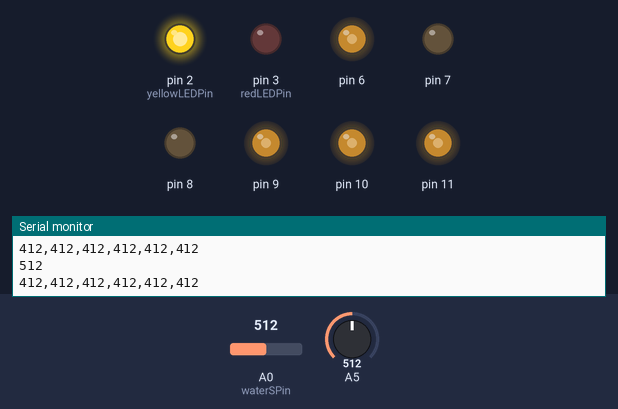
This sketch was run on a simulated Arduino Uno, built with avr-gcc and run on an emulated ATmega328P. Shown: output pins drawn as LEDs (lit = HIGH), the last lines printed to the serial monitor. The inputs (shaded band) are chosen by the test bench; at power-on: A5 = 512, A0 (waterSPin) = 512. Pins used as bus, display or sensor lines are not drawn.

Above: at 1.2 s.
1.3 s: A5 set to 118
At 2.5 s:
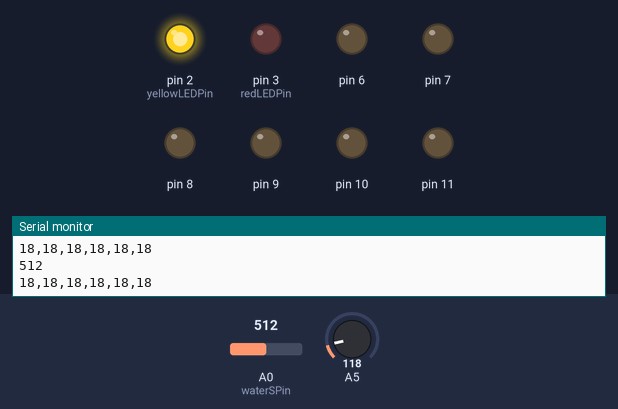
2.8 s: A5 set to 99
4.3 s: A0 (waterSPin) set to 572
5.8 s: A0 (waterSPin) set to 588
At 6.4 s:
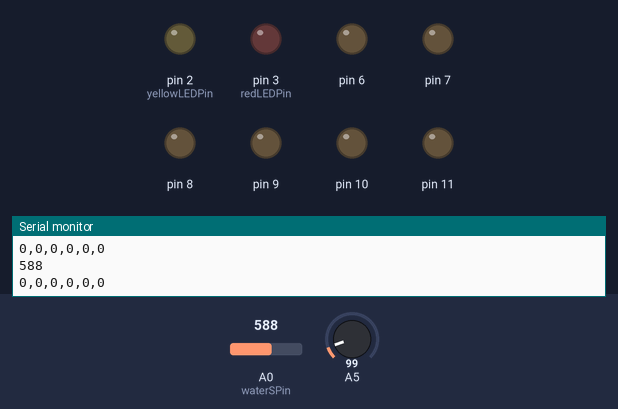
7.3 s: A5 set to 306
At 8.5 s:
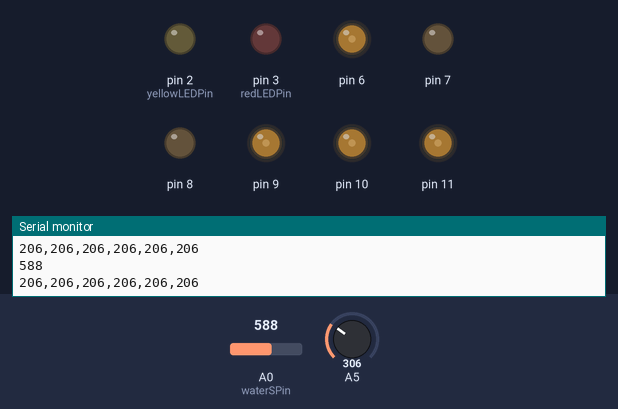
8.8 s: A0 (waterSPin) set to 511
At 10.0 s:
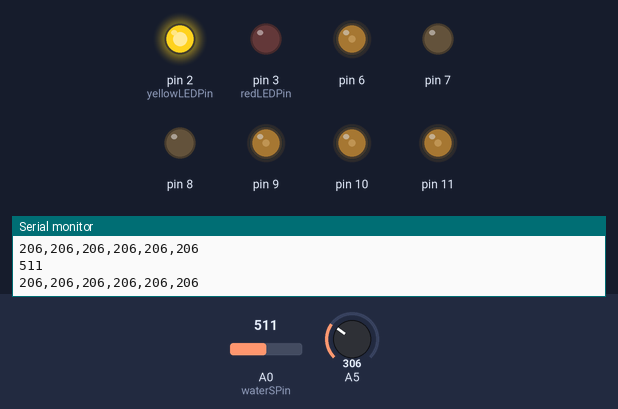
Timing chart, 0 to 11.3 s (numbered marks = the images above; inputs shaded):
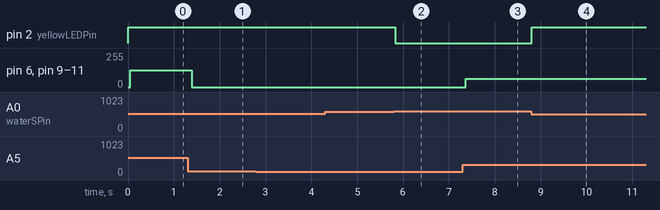

The sketch:

code.ino
```cpp
#include "AudioAnalyzer.h"

const short waterSPin = 0;
const short yellowLEDPin = 2;
const short redLEDPin = 3;

const int waterShort1 = 580;
const int waterShort2 = 480;

Analyzer Audio = Analyzer(4,5,5);
int freqVal[7];
int pumpsVal[6];


void setup() {

  Serial.begin(9600);
  Audio.Init();
  pinMode(2, OUTPUT);
  pinMode(3, OUTPUT);
  pinMode(4, OUTPUT);
  pinMode(5, OUTPUT);
  pinMode(6, OUTPUT);
  pinMode(7, OUTPUT);
  pinMode(8, OUTPUT);
  pinMode(9, OUTPUT);
  pinMode(10, OUTPUT);
  pinMode(11, OUTPUT);

}
short checkWater(); //return an indicator of the one of the 3 cases: (0) if Water is enough, (1) if water level is low , and (2) water level is critically low
void updatePumps(int F[], bool stopPumps = false); //send PWM value to each water pump

void loop() {

  switch(checkWater()) {
    case 0:
    digitalWrite(redLEDPin, LOW);
    digitalWrite(yellowLEDPin, LOW);


    break;

    case 1:
    digitalWrite(redLEDPin, LOW);
    digitalWrite(yellowLEDPin, HIGH);

    break;

    case 2:
    updatePumps(freqVal, true);
    digitalWrite(redLEDPin, HIGH);
    digitalWrite(yellowLEDPin, HIGH);
    while(checkWater()); // hold until water level is appropraite

    break;
  }

  Audio.ReadFreq(freqVal);
  for(int i = 0; i < 6; i++) //Displays frequncy values on serial monitor
  {
    Serial.print(max(freqVal[i] - 100, 0));
    if (i < 5)
      Serial.print(",");
    else
      Serial.println();
  }
  delay(50);

  updatePumps(freqVal);
}

short checkWater() {


  int waterLevel = analogRead(waterSPin);
  Serial.println(waterLevel);
  if (waterLevel < waterShort2) {
    return 2;
  }
  else if (waterLevel < waterShort1) {
    return 1;


 }
 return 0;
}

void updatePumps(int F[], bool stopPumps) {
  if (!stopPumps)
    for (short i = 0; i < 6; i++) {
      pumpsVal[i] = map(F[i], 0, 924, 0, 255); //scaling the frequency values
      pumpsVal[i] = (int)(pumpsVal[i] / 63.75) * 63.75; // limits pumps output to 4 bands of operation
      analogWrite(i+6, pumpsVal[i]);


    }
  else
    for (short i = 0; i < 6; i++)
        analogWrite(i+6, pumpsVal[i]);
}
```

AudioAnalyzer.cpp
```cpp
/*
AudioAnalyzer.cpp - Library for audio spectrum analyzer.
Created by Lauren Pan,Dec 5, 2012.
E-Mail: Lauren.pan@dfrobot.com

Version 1.3

Log:
2012.12.05
Improve the code to make it compatible with the Arduino IDE 1.0 or later

2010.11.06
Add optional analog pin
*/

#include "AudioAnalyzer.h"
#if defined(ARDUINO) && ARDUINO >= 100
#include "Arduino.h"
#else
#include "WProgram.h"
#endif

/**************************** Init Analyzer connecter Pin ****************************/
Analyzer::Analyzer(void)
{
	_StrobePin = 4;
	_RSTPin = 5;
	_DCPin = 0;
}

Analyzer::Analyzer(int StrobePin,int RstPin,int AnalogPin)
{
	_StrobePin = StrobePin;
	_RSTPin = RstPin;
	_DCPin = AnalogPin;
}

void Analyzer::Init()
{
	pinMode(_StrobePin,OUTPUT);
	pinMode(_RSTPin,OUTPUT);
	RstModule();
}
/**************************** Reset analyzer module ****************************/
void Analyzer::RstModule()
{
	digitalWrite(_StrobePin,LOW);
	digitalWrite(_RSTPin,HIGH);
	digitalWrite(_StrobePin,HIGH);
	digitalWrite(_StrobePin,LOW);
	digitalWrite(_RSTPin,LOW);
	delayMicroseconds(72);
}

/**************************** Read DC out value ****************************/
void Analyzer::ReadFreq(int *value)
{
	static boolean RstState = false;
	if(!RstState)
	{
		_TimepointSt = millis();
		RstState = true;
	}
	else
	{
		_TimepointNow = millis();
		if(_TimepointNow - _TimepointSt > 3000)
		{
			RstModule();
			RstState = false;
			//Serial.println("Rst");
		}
	}

	for(byte band = 0;band<Maxband;band++)
	{
		delayMicroseconds(10);
		value[band] = analogRead(_DCPin);
		delayMicroseconds(50);
		digitalWrite(_StrobePin,HIGH);
		delayMicroseconds(18);
		digitalWrite(_StrobePin,LOW);
	}
}
```

AudioAnalyzer.h
```cpp
/*
AudioAnalyzer.cpp - Library for audio spectrum analyzer.
Created by Lauren Pan,Dec 5, 2012.
E-Mail: Lauren.pan@dfrobot.com

Version 1.3

Log:
2012.12.05
Improve the code to make it compatible with the Arduino IDE 1.0 or later

2010.11.06
Add optional analog pin
*/

#ifndef AudioAnalyzer_h
#define AudioAnalyzer_h
#if defined(ARDUINO) && ARDUINO >= 100
#include "Arduino.h"
#else
#include "WProgram.h"
#endif

#define Maxband 7


class Analyzer{
public:
	Analyzer();
	Analyzer(int,int,int);
	void Init();
	void ReadFreq(int *);

private:
	int _DCPin;
	int _StrobePin;
	int _RSTPin;
	void RstModule();
	unsigned long _TimepointSt;
	unsigned long _TimepointNow;
};

#endif
```

Measured:
- the behaviour switches between 579 and 580 on A0 (waterSPin) (found by bisection; images 1 and 2)
- after the input at 1.3 s, pin 6, pin 9–11: 127/255 → 0/255 after 0.09 s
- after the input at 5.8 s, pin 2 (yellowLEDPin): HIGH → LOW at once
- after the input at 7.3 s, pin 6, pin 9–11: 0/255 → 63/255 after 0.06 s
- after the input at 8.8 s, pin 2 (yellowLEDPin): LOW → HIGH at once
